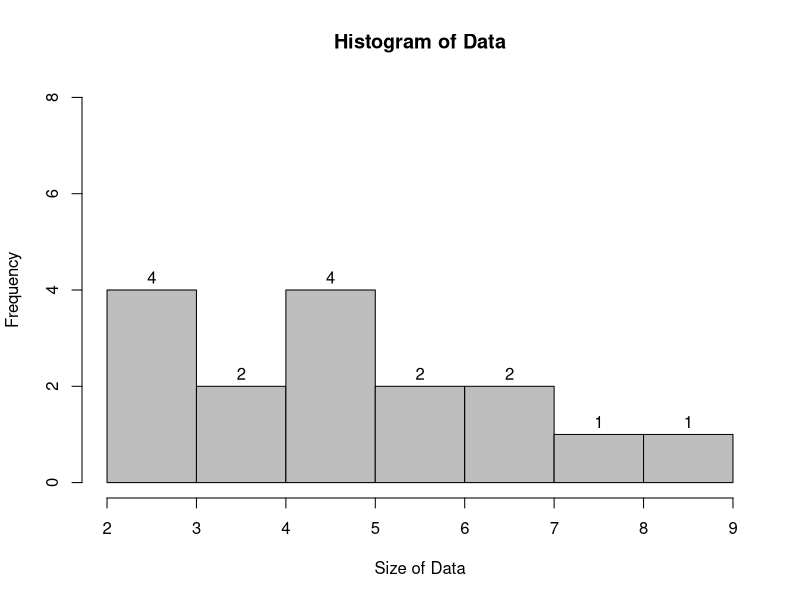

This chart was generated by the following R code: (Note: this script raises an error after producing the figure.)
# Distribution of Data
data2 = c(3,5,7,5,3,2,6,8,5,6,9,4,5,7,3,4)
data2
length(data2)
summary(data2)
str(data2)
table(data2)
names(table(data2))
hist(data2, labels=T, ylim=c(0,8),main='Histogram of Data'
     ,ylab='Frequency', xlab='Size of Data'
     , col='gray')
#breaks	 :the n+1 cell boundaries 
#(= breaks if that was a vector). These are the nominal breaks, not with the boundary fuzz.
hist(x, breaks = "Sturges",
     freq = NULL, probability = !freq,
     include.lowest = TRUE, right = TRUE,
     density = NULL, angle = 45, col = NULL, border = NULL,
     main = paste("Histogram of" , xname),
     xlim = range(breaks), ylim = NULL,
     xlab = xname, ylab,
     axes = TRUE, plot = TRUE, labels = FALSE,
     nclass = NULL, warn.unused = TRUE)

hist(data2, label=T, ylim=c(0,8), breaks=3)
hist(data2, label=T, ylim=c(0,8), breaks=7)
hist(data2, label=T, ylim=c(0,8), breaks=2:9) # same
hist(data2, label=T, ylim=c(0,8), breaks=c(2,3,4,5,6,7,8,9)) # same
hist(data2, label=T, ylim=c(0,8), breaks=c(2,4,5,6,9)) # different
#unequal width range; convert to density
hist(data2, label=T,breaks=c(2,4,5,6,9)) # different
?hist
hist(data2, label=T, ylim=c(0,0.3), breaks=c(2,4,5,6,9))

# Density
table(data2)
df2 = data.frame(t(table(data2)))
df2
df2$pf = round(df2$Freq/sum(df2$Freq),2)
df2$cpf = round(cumsum(df2$pf),2)
df2
dens = density(data2)
names(dens)
str(dens)
hist(data2, freq=F,      labels=T)
lines(density(data2), lty=2, col='red')
#lines(density(data2), type='rectangular')

abline(h=df2$pf,col='green')
#text(2:9,df2$pf,labels=df2$pf,col='blue', cex=.5)
#text(dens$x ,dens$y,labels=df2$pf,col='blue', cex=.5)

?lines

plot(density(data2))

plot(density(data2), main=' Density Plot', xlab=' Size of Class')

hist(data2, freq=F, ylim=c(0,0.3))
lines(density(data2), lty=2)
